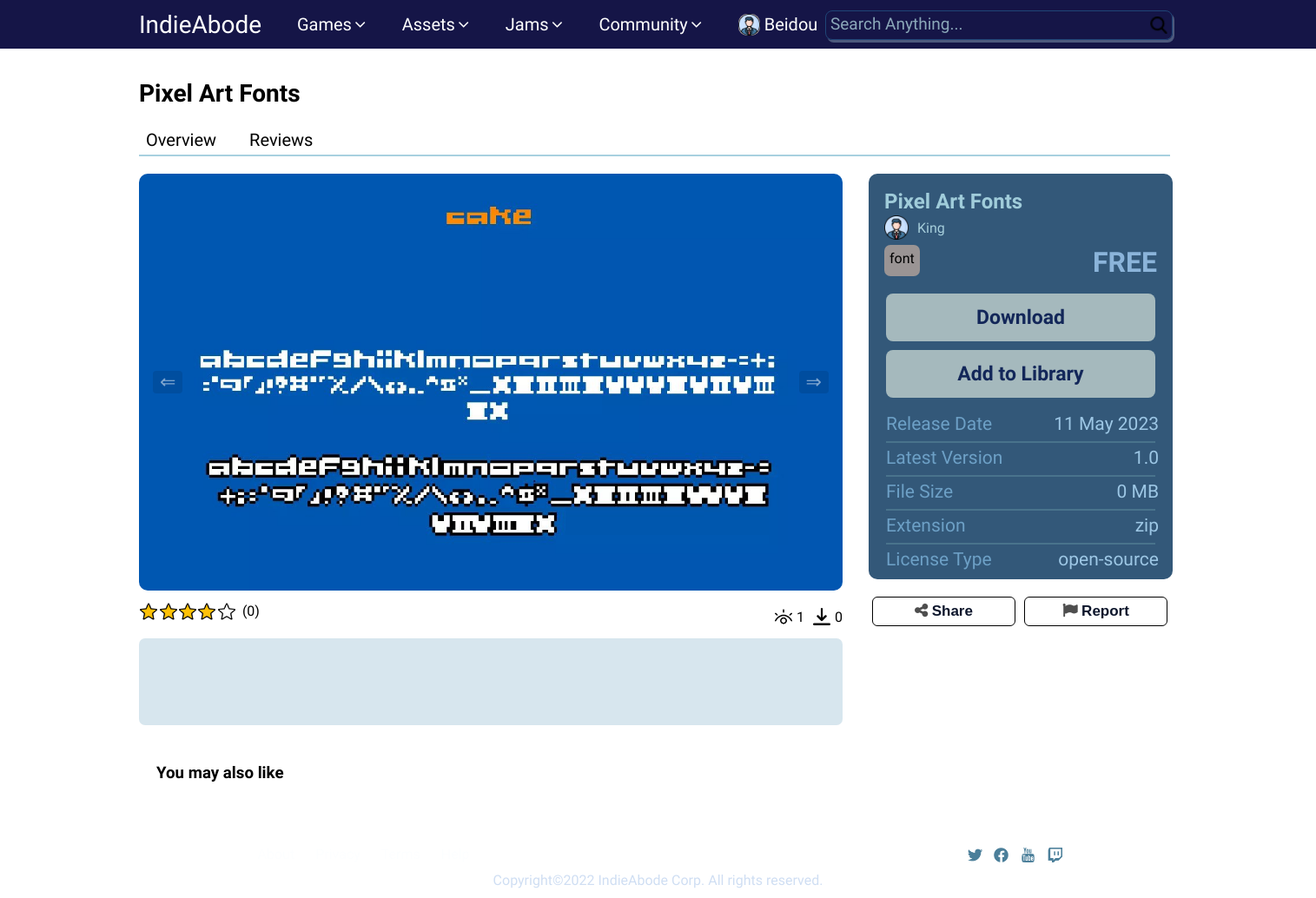
/asset?id=40 (signed in), run on an earlier commit of the app's database.
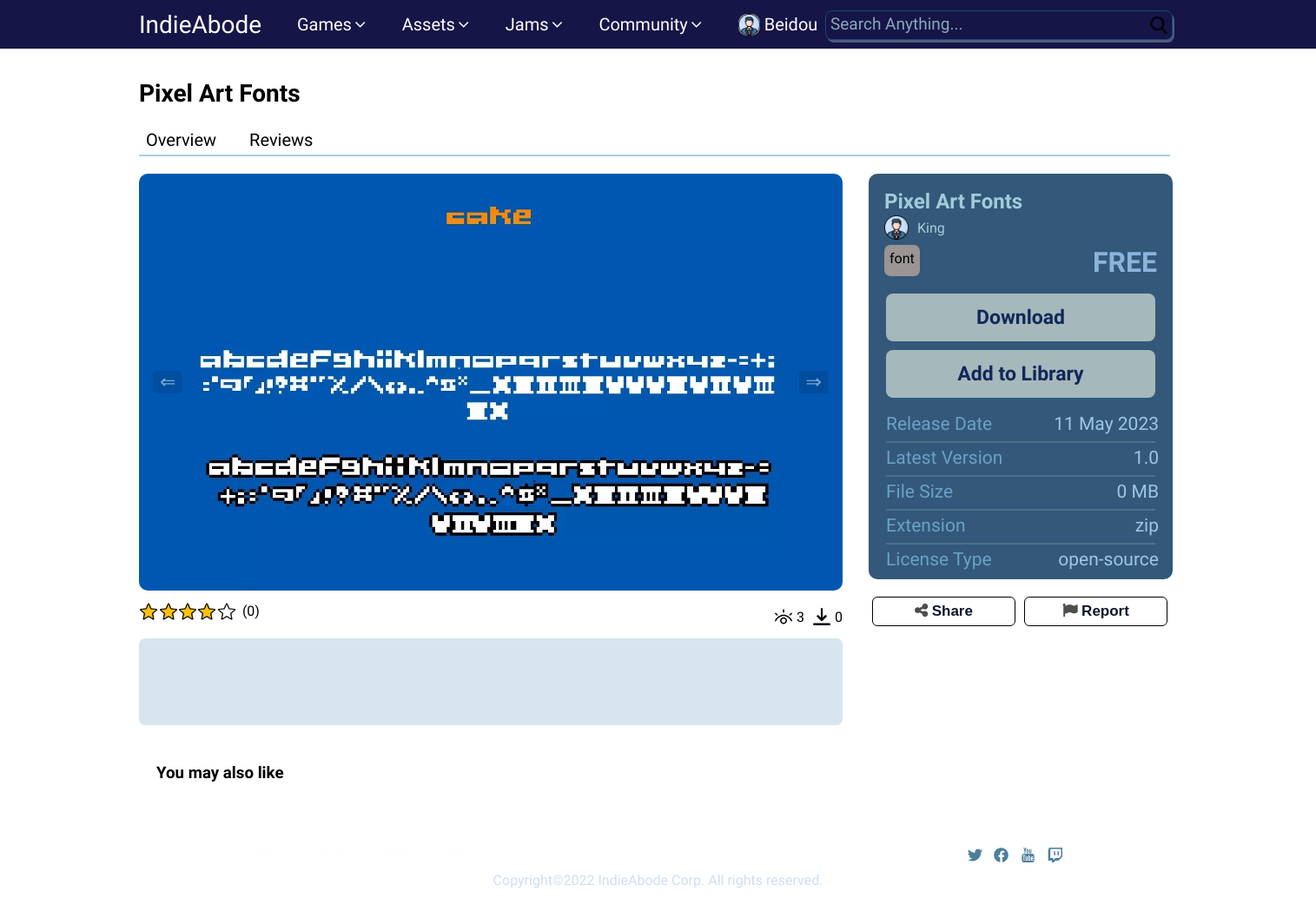
And on a later commit of the database.
### tables this page shows
CREATE TABLE `asset_stats` (
  `assetID` int(11) NOT NULL,
  `downloads` int(11) NOT NULL DEFAULT 0,
  `views` int(11) NOT NULL DEFAULT 0,
  `ratings` int(11) NOT NULL DEFAULT 0,
  `ratingCount` int(11) NOT NULL DEFAULT 0,
  `revenue` float NOT NULL DEFAULT 0
);

### libs/View.php (called while the page is built, shortened)
<?php
class View
{
    public function render($viewName)
    {
        require 'views/' . $viewName . '.php';
    }
}

### index.php (called while the page is built, shortened)
<?php
require 'libs/Controller.php';
require 'libs/Model.php';
require 'libs/View.php';
$app = new App();

### libs/Model.php (called while the page is built)
<?php
class Model
{
    function __construct()
    {
        $this->db = new Database(DB_TYPE, DB_HOST, DB_NAME, DB_USER, DB_PASSWORD);
    }
}

### models/Asset_Model.php (called while the page is built, shortened)
<?php
class Asset_Model extends Model
{
    function showSingleAsset($id)
    {
        $sql = "SELECT * FROM freeasset WHERE assetID='$id' LIMIT 1";
        $stmt = $this->db->prepare($sql);
        $stmt->execute();
        $asset = $stmt->fetch(PDO::FETCH_ASSOC);
        return $asset;
    }
    function getAssetsCreator($asset)
    {
        $assetCreatorID = $asset['assetCreatorID'];
        $sql = "SELECT * FROM gamer WHERE gamerID='$assetCreatorID'";
        $stmt = $this->db->prepare($sql);
        $stmt->execute();
        $assetcreator = $stmt->fetch(PDO::FETCH_ASSOC);
        return $assetcreator;
    }
    function getScreenshots($id)
    {
        $sql = "SELECT * FROM freeasset WHERE assetID='$id' LIMIT 1";
        $stmt = $this->db->prepare($sql);
        $stmt->execute();
        $asset = $stmt->fetch(PDO::FETCH_ASSOC);
        $ss = $asset['assetScreenshots'];
        $screenshots = explode(',', $ss);
        return $screenshots;
    }
    function AssetStats($assetID)
    {
        $sql = "SELECT * FROM asset_stats WHERE assetID='$assetID'";
        $stmt = $this->db->prepare($sql);
        $stmt->execute();
        $stats = $stmt->fetch(PDO::FETCH_ASSOC);
        return $stats;
    }
}

### libs/Controller.php (called while the page is built, shortened)
<?php
class Controller
{
    public function loadModel($modelName)
    {
        $path = 'models/' . $modelName . '_Model.php';
        if (file_exists($path)) {
            $this->model = new $className();
        }
    }
}

### views/SingleAsset.php (the view, shortened to what the changed rows need)
<!DOCTYPE html>
<html lang="en">
<head>
    <link rel="stylesheet" href="https://cdnjs.cloudflare.com/ajax/libs/font-awesome/4.7.0/css/font-awesome.min.css">
    <link rel="stylesheet" href="https://cdnjs.cloudflare.com/ajax/libs/font-awesome/5.15.3/css/all.min.css" />
</head>
<body>
    <?php
    include 'includes/navbar.php';
    ?>
    <h2 id="heading"><?= $this->asset['assetName'] ?></h2>
    <div class="topics">
        <a href="/indieabode/asset?id=<?= $this->asset['assetID'] ?>">Overview
        </a>
        <a href="/indieabode/asset/reviews?id=<?= $this->asset['assetID'] ?>">Reviews</a>
    </div>
    <hr id="topic-break">
    <div class="container">
        <div class="asset-left-side">
            <div class="carousel" data-carousel>
                <button class="carousel-button prev" data-carousel-button="prev">
                    &#8656;
                </button>
                <button class="carousel-button next" data-carousel-button="next">
                    &#8658;
                </button>
                <ul data-slides>
                    <li class="slide" data-active>
                    </li>
                </ul>
                <div class="ratings">
                    <div class="stars">
                        <img src="/indieabode/public/images/games/Filled Star.png" alt="" />
                        <img src="/indieabode/public/images/games/Filled Star.png" alt="" />
                        <img src="/indieabode/public/images/games/Filled Star.png" alt="" />
                        <img src="/indieabode/public/images/games/Filled Star.png" alt="" />
                        <img src="/indieabode/public/images/games/Blank Star.png" alt="" />
                        <p>(<?= $this->stats['ratingCount']; ?>)</p>
                    </div>
                </div>
                <div class="views-downloads">
                    <img src="/indieabode/public/images/games/view.png" alt="" />
                    <p id="views"><?= $this->stats['views']; ?></p>
                    <img src="/indieabode/public/images/games/download.png" alt="" />
                    <p id="downloads"><?= $this->stats['downloads']; ?></p>
                </div>
            </div>
            <div class="description">
            </div>
        </div>
        <div class="asset-right-side">
            <div class="card-cover">
                <div class="card">
                    <h2 class="asset-name">
                        <?= $this->asset['assetName']; ?>
                    </h2>
                    <div class="profile-info">
                        <img src="/indieabode/public/images/games/profile.png" alt="" />
                        <a href="/indieabode/portfolio?profile=<?= $this->assetCreator['username']; ?>">
                            <p><?= $this->assetCreator['username']; ?></p>
                        </a>
                    </div>
                    <div class="price-flex">
                        <div class="category"><?= $this->asset['assetType']; ?></div>
                        <?php if ($this->asset['assetPrice'] == "0") { ?>
                            <h1>FREE</h1>
                        <?php } else { ?>
                            <h1><?= $this->assetPrice ?></h1>
                        <?php } ?>
                    </div>
                    <div class="buy-btn" id="download-btn">Download</div>
                    <div class="buy-btn" id="add-to-library">Add to Library</div>
                    <div class="details">
                        <div class="row">
                            <p class="title">Release Date</p>
                            <p class="sub-title" id="release-date"></p>
                        </div>
                        <hr />
                        <div class="row">
                            <p class="title">Latest Version</p>
                            <p class="sub-title"><?= $this->asset['version']; ?></p>
                        </div>
                        <hr />
                        <div class="row">
                            <p class="title">File Size</p>
                            <p class="sub-title"><?= $this->fileSize ?> MB</p>
                        </div>
                        <hr />
                        <div class="row">
                            <p class="title">Extension</p>
                            <p class="sub-title" id="file-extension"></p>
                        </div>
                        <hr />
                        <div class="row">
                            <p class="title">License Type</p>
                            <p class="sub-title"><?= $this->asset['assetLicense']; ?></p>
                        </div>
                    </div>
                </div>
            </div>
            <div class="right-details">
                <div class="button-div">
                    <button data-modal-target="#share-modal" id="share-btn"><i class="fa fa-share-alt"></i>Share</button>
                    <button data-modal-target="#modal" id="report-btn"><i class="fa fa-flag"></i>Report</button>
                </div>
            </div>
        </div>
    </div>
    <div class="more">
        <h3 id="more-heading">You may also like</h3>
    </div>
    <?php
    include 'includes/footer.php';
    ?>
</body>
</html>

What changed in the data, as far as the page shows it:
changed asset_stats: views "1" → "3"
